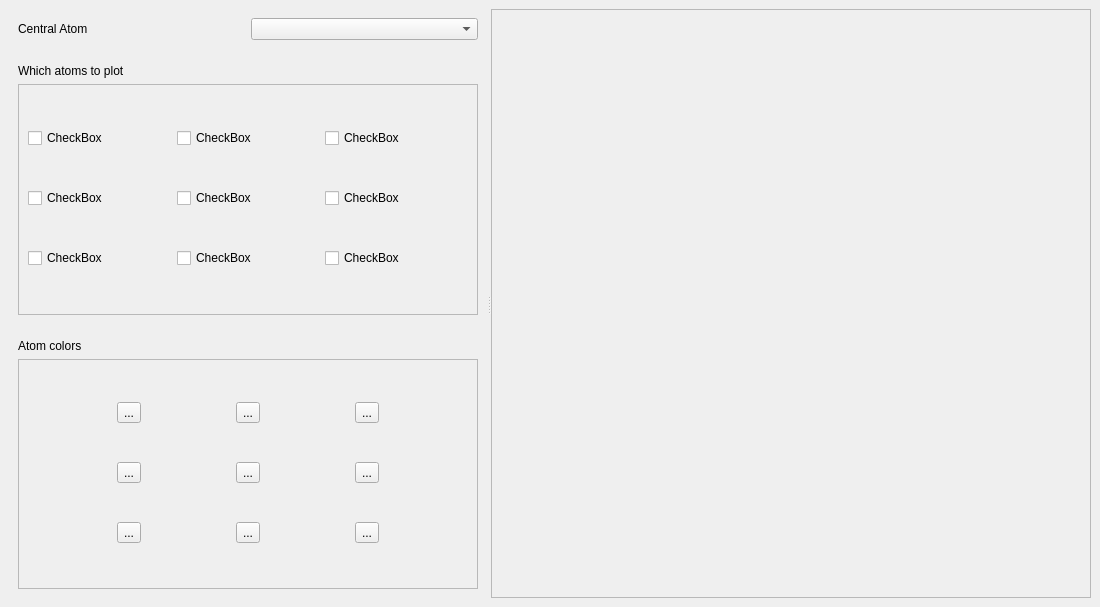
<?xml version="1.0" encoding="UTF-8"?>
<ui version="4.0">
 <class>MainWindow</class>
 <widget class="QMainWindow" name="MainWindow">
  <property name="geometry">
   <rect>
    <x>0</x>
    <y>0</y>
    <width>1100</width>
    <height>607</height>
   </rect>
  </property>
  <property name="windowTitle">
   <string>ALF Visualizer</string>
  </property>
  <property name="autoFillBackground">
   <bool>false</bool>
  </property>
  <widget class="QWidget" name="centralwidget">
   <layout class="QHBoxLayout" name="horizontalLayout">
    <item>
     <widget class="QSplitter" name="splitter">
      <property name="sizePolicy">
       <sizepolicy hsizetype="Preferred" vsizetype="Preferred">
        <horstretch>0</horstretch>
        <verstretch>0</verstretch>
       </sizepolicy>
      </property>
      <property name="orientation">
       <enum>Qt::Horizontal</enum>
      </property>
      <widget class="QWidget" name="widget" native="true">
       <layout class="QVBoxLayout" name="verticalLayout">
        <item>
         <widget class="QWidget" name="widget_3" native="true">
          <property name="sizePolicy">
           <sizepolicy hsizetype="Preferred" vsizetype="Fixed">
            <horstretch>0</horstretch>
            <verstretch>0</verstretch>
           </sizepolicy>
          </property>
          <layout class="QHBoxLayout" name="horizontalLayout_3">
           <item>
            <widget class="QLabel" name="label">
             <property name="text">
              <string>Central Atom</string>
             </property>
            </widget>
           </item>
           <item>
            <widget class="QComboBox" name="comboBox"/>
           </item>
          </layout>
         </widget>
        </item>
        <item>
         <widget class="QWidget" name="widget_5" native="true">
          <property name="sizePolicy">
           <sizepolicy hsizetype="Preferred" vsizetype="Preferred">
            <horstretch>0</horstretch>
            <verstretch>0</verstretch>
           </sizepolicy>
          </property>
          <layout class="QVBoxLayout" name="verticalLayout_3">
           <item>
            <widget class="QLabel" name="label_3">
             <property name="sizePolicy">
              <sizepolicy hsizetype="Preferred" vsizetype="Fixed">
               <horstretch>0</horstretch>
               <verstretch>0</verstretch>
              </sizepolicy>
             </property>
             <property name="text">
              <string>Which atoms to plot</string>
             </property>
            </widget>
           </item>
           <item>
            <widget class="QScrollArea" name="scrollArea">
             <property name="sizePolicy">
              <sizepolicy hsizetype="Expanding" vsizetype="Expanding">
               <horstretch>0</horstretch>
               <verstretch>0</verstretch>
              </sizepolicy>
             </property>
             <property name="widgetResizable">
              <bool>true</bool>
             </property>
             <widget class="QWidget" name="scrollAreaWidgetContents">
              <property name="geometry">
               <rect>
                <x>0</x>
                <y>0</y>
                <width>438</width>
                <height>217</height>
               </rect>
              </property>
              <layout class="QGridLayout" name="gridLayout">
               <item row="0" column="0">
                <widget class="QCheckBox" name="checkBox">
                 <property name="text">
                  <string>CheckBox</string>
                 </property>
                </widget>
               </item>
               <item row="2" column="0">
                <widget class="QCheckBox" name="checkBox_3">
                 <property name="text">
                  <string>CheckBox</string>
                 </property>
                </widget>
               </item>
               <item row="1" column="0">
                <widget class="QCheckBox" name="checkBox_2">
                 <property name="text">
                  <string>CheckBox</string>
                 </property>
                </widget>
               </item>
               <item row="0" column="1">
                <widget class="QCheckBox" name="checkBox_4">
                 <property name="text">
                  <string>CheckBox</string>
                 </property>
                </widget>
               </item>
               <item row="1" column="1">
                <widget class="QCheckBox" name="checkBox_5">
                 <property name="text">
                  <string>CheckBox</string>
                 </property>
                </widget>
               </item>
               <item row="1" column="2">
                <widget class="QCheckBox" name="checkBox_6">
                 <property name="text">
                  <string>CheckBox</string>
                 </property>
                </widget>
               </item>
               <item row="0" column="2">
                <widget class="QCheckBox" name="checkBox_7">
                 <property name="text">
                  <string>CheckBox</string>
                 </property>
                </widget>
               </item>
               <item row="2" column="1">
                <widget class="QCheckBox" name="checkBox_8">
                 <property name="text">
                  <string>CheckBox</string>
                 </property>
                </widget>
               </item>
               <item row="2" column="2">
                <widget class="QCheckBox" name="checkBox_9">
                 <property name="text">
                  <string>CheckBox</string>
                 </property>
                </widget>
               </item>
              </layout>
             </widget>
            </widget>
           </item>
          </layout>
         </widget>
        </item>
        <item>
         <widget class="QWidget" name="widget_4" native="true">
          <layout class="QVBoxLayout" name="verticalLayout_2">
           <item>
            <widget class="QLabel" name="label_2">
             <property name="sizePolicy">
              <sizepolicy hsizetype="Preferred" vsizetype="Fixed">
               <horstretch>0</horstretch>
               <verstretch>0</verstretch>
              </sizepolicy>
             </property>
             <property name="text">
              <string>Atom colors</string>
             </property>
            </widget>
           </item>
           <item>
            <widget class="QScrollArea" name="scrollArea_2">
             <property name="sizePolicy">
              <sizepolicy hsizetype="Expanding" vsizetype="Expanding">
               <horstretch>0</horstretch>
               <verstretch>0</verstretch>
              </sizepolicy>
             </property>
             <property name="widgetResizable">
              <bool>true</bool>
             </property>
             <widget class="QWidget" name="scrollAreaWidgetContents_3">
              <property name="geometry">
               <rect>
                <x>0</x>
                <y>0</y>
                <width>438</width>
                <height>216</height>
               </rect>
              </property>
              <layout class="QGridLayout" name="gridLayout_2">
               <item row="0" column="2">
                <widget class="QToolButton" name="toolButton_2">
                 <property name="text">
                  <string>...</string>
                 </property>
                </widget>
               </item>
               <item row="2" column="2">
                <widget class="QToolButton" name="toolButton">
                 <property name="text">
                  <string>...</string>
                 </property>
                </widget>
               </item>
               <item row="1" column="2">
                <widget class="QToolButton" name="toolButton_3">
                 <property name="text">
                  <string>...</string>
                 </property>
                </widget>
               </item>
               <item row="0" column="1">
                <widget class="QToolButton" name="toolButton_4">
                 <property name="text">
                  <string>...</string>
                 </property>
                </widget>
               </item>
               <item row="0" column="0">
                <widget class="QToolButton" name="toolButton_5">
                 <property name="text">
                  <string>...</string>
                 </property>
                </widget>
               </item>
               <item row="1" column="0">
                <widget class="QToolButton" name="toolButton_6">
                 <property name="text">
                  <string>...</string>
                 </property>
                </widget>
               </item>
               <item row="1" column="1">
                <widget class="QToolButton" name="toolButton_7">
                 <property name="text">
                  <string>...</string>
                 </property>
                </widget>
               </item>
               <item row="2" column="1">
                <widget class="QToolButton" name="toolButton_8">
                 <property name="text">
                  <string>...</string>
                 </property>
                </widget>
               </item>
               <item row="2" column="0">
                <widget class="QToolButton" name="toolButton_9">
                 <property name="text">
                  <string>...</string>
                 </property>
                </widget>
               </item>
              </layout>
             </widget>
            </widget>
           </item>
          </layout>
         </widget>
        </item>
       </layout>
      </widget>
      <widget class="QWidget" name="widget_2" native="true">
       <property name="minimumSize">
        <size>
         <width>600</width>
         <height>0</height>
        </size>
       </property>
       <layout class="QHBoxLayout" name="horizontalLayout_2">
        <item>
         <widget class="QFrame" name="frame">
          <property name="frameShape">
           <enum>QFrame::StyledPanel</enum>
          </property>
          <property name="frameShadow">
           <enum>QFrame::Raised</enum>
          </property>
         </widget>
        </item>
       </layout>
      </widget>
     </widget>
    </item>
   </layout>
  </widget>
 </widget>
 <resources/>
 <connections/>
</ui>
